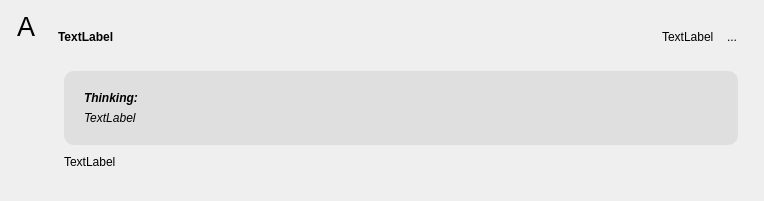
<?xml version="1.0" encoding="UTF-8"?>
<ui version="4.0">
 <class>MessageItem</class>
 <widget class="QWidget" name="MessageItem">
  <property name="geometry">
   <rect>
    <x>0</x>
    <y>0</y>
    <width>764</width>
    <height>201</height>
   </rect>
  </property>
  <property name="sizePolicy">
   <sizepolicy hsizetype="Preferred" vsizetype="Ignored">
    <horstretch>0</horstretch>
    <verstretch>0</verstretch>
   </sizepolicy>
  </property>
  <property name="windowTitle">
   <string>Form</string>
  </property>
  <layout class="QHBoxLayout" name="horizontalLayout_2">
   <property name="spacing">
    <number>8</number>
   </property>
   <item>
    <layout class="QVBoxLayout" name="verticalLayout">
     <item>
      <widget class="QLabel" name="avatar">
       <property name="minimumSize">
        <size>
         <width>30</width>
         <height>0</height>
        </size>
       </property>
       <property name="maximumSize">
        <size>
         <width>30</width>
         <height>16777215</height>
        </size>
       </property>
       <property name="font">
        <font>
         <pointsize>20</pointsize>
        </font>
       </property>
       <property name="text">
        <string>A</string>
       </property>
       <property name="alignment">
        <set>Qt::AlignHCenter|Qt::AlignTop</set>
       </property>
      </widget>
     </item>
    </layout>
   </item>
   <item>
    <widget class="QWidget" name="messageArea" native="true">
     <property name="sizePolicy">
      <sizepolicy hsizetype="Preferred" vsizetype="Fixed">
       <horstretch>0</horstretch>
       <verstretch>0</verstretch>
      </sizepolicy>
     </property>
     <layout class="QVBoxLayout" name="verticalLayout_2">
      <property name="spacing">
       <number>0</number>
      </property>
      <property name="leftMargin">
       <number>0</number>
      </property>
      <property name="topMargin">
       <number>0</number>
      </property>
      <property name="rightMargin">
       <number>0</number>
      </property>
      <property name="bottomMargin">
       <number>0</number>
      </property>
      <item>
       <widget class="QWidget" name="header" native="true">
        <property name="sizePolicy">
         <sizepolicy hsizetype="Preferred" vsizetype="Fixed">
          <horstretch>0</horstretch>
          <verstretch>0</verstretch>
         </sizepolicy>
        </property>
        <layout class="QHBoxLayout" name="horizontalLayout">
         <item>
          <widget class="QLabel" name="sender">
           <property name="sizePolicy">
            <sizepolicy hsizetype="Fixed" vsizetype="Preferred">
             <horstretch>0</horstretch>
             <verstretch>0</verstretch>
            </sizepolicy>
           </property>
           <property name="font">
            <font>
             <bold>true</bold>
            </font>
           </property>
           <property name="text">
            <string>TextLabel</string>
           </property>
          </widget>
         </item>
         <item>
          <spacer name="horizontalSpacer">
           <property name="orientation">
            <enum>Qt::Horizontal</enum>
           </property>
           <property name="sizeHint" stdset="0">
            <size>
             <width>40</width>
             <height>20</height>
            </size>
           </property>
          </spacer>
         </item>
         <item>
          <widget class="QLabel" name="datetime">
           <property name="text">
            <string>TextLabel</string>
           </property>
          </widget>
         </item>
         <item>
          <widget class="QToolButton" name="menuBtn">
           <property name="text">
            <string>...</string>
           </property>
           <property name="autoRaise">
            <bool>true</bool>
           </property>
          </widget>
         </item>
        </layout>
       </widget>
      </item>
      <item>
       <widget class="QFrame" name="contentArea">
        <layout class="QVBoxLayout" name="verticalLayout_4">
         <property name="spacing">
          <number>10</number>
         </property>
         <property name="leftMargin">
          <number>15</number>
         </property>
         <property name="topMargin">
          <number>15</number>
         </property>
         <property name="rightMargin">
          <number>15</number>
         </property>
         <property name="bottomMargin">
          <number>15</number>
         </property>
         <item>
          <widget class="QFrame" name="thinkArea">
           <property name="sizePolicy">
            <sizepolicy hsizetype="Preferred" vsizetype="Fixed">
             <horstretch>0</horstretch>
             <verstretch>0</verstretch>
            </sizepolicy>
           </property>
           <property name="styleSheet">
            <string notr="true">QFrame#thinkArea {
	background-color: rgba(0, 0, 0, 0.07);
	border-radius: 10px;
}</string>
           </property>
           <layout class="QVBoxLayout" name="verticalLayout_3">
            <property name="leftMargin">
             <number>20</number>
            </property>
            <property name="topMargin">
             <number>20</number>
            </property>
            <property name="rightMargin">
             <number>20</number>
            </property>
            <property name="bottomMargin">
             <number>20</number>
            </property>
            <item>
             <widget class="QLabel" name="thinkLabel">
              <property name="font">
               <font>
                <italic>true</italic>
                <bold>true</bold>
               </font>
              </property>
              <property name="text">
               <string>Thinking:</string>
              </property>
             </widget>
            </item>
            <item>
             <widget class="QLabel" name="think">
              <property name="sizePolicy">
               <sizepolicy hsizetype="Preferred" vsizetype="Fixed">
                <horstretch>0</horstretch>
                <verstretch>0</verstretch>
               </sizepolicy>
              </property>
              <property name="font">
               <font>
                <italic>true</italic>
               </font>
              </property>
              <property name="text">
               <string>TextLabel</string>
              </property>
              <property name="textFormat">
               <enum>Qt::PlainText</enum>
              </property>
              <property name="alignment">
               <set>Qt::AlignLeading|Qt::AlignLeft|Qt::AlignTop</set>
              </property>
              <property name="wordWrap">
               <bool>true</bool>
              </property>
              <property name="openExternalLinks">
               <bool>true</bool>
              </property>
              <property name="textInteractionFlags">
               <set>Qt::LinksAccessibleByMouse|Qt::TextSelectableByMouse</set>
              </property>
             </widget>
            </item>
           </layout>
          </widget>
         </item>
         <item>
          <widget class="QLabel" name="content">
           <property name="sizePolicy">
            <sizepolicy hsizetype="Preferred" vsizetype="Preferred">
             <horstretch>0</horstretch>
             <verstretch>0</verstretch>
            </sizepolicy>
           </property>
           <property name="text">
            <string>TextLabel</string>
           </property>
           <property name="textFormat">
            <enum>Qt::MarkdownText</enum>
           </property>
           <property name="alignment">
            <set>Qt::AlignLeading|Qt::AlignLeft|Qt::AlignTop</set>
           </property>
           <property name="wordWrap">
            <bool>true</bool>
           </property>
           <property name="openExternalLinks">
            <bool>true</bool>
           </property>
           <property name="textInteractionFlags">
            <set>Qt::LinksAccessibleByMouse|Qt::TextSelectableByMouse</set>
           </property>
          </widget>
         </item>
        </layout>
       </widget>
      </item>
     </layout>
    </widget>
   </item>
  </layout>
 </widget>
 <resources/>
 <connections/>
</ui>
